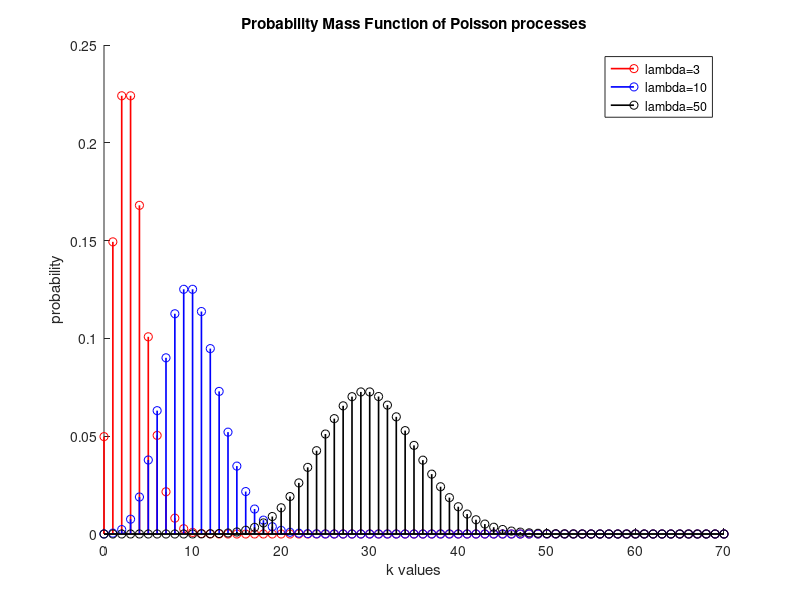
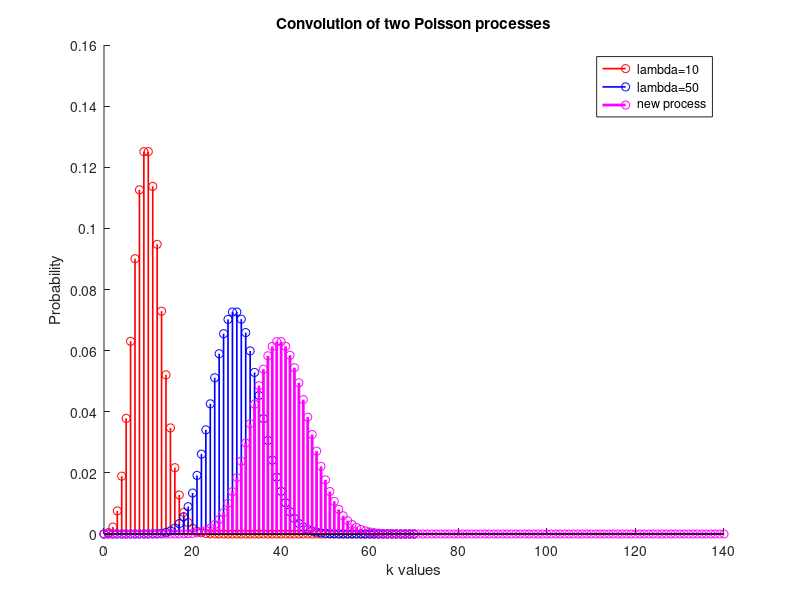
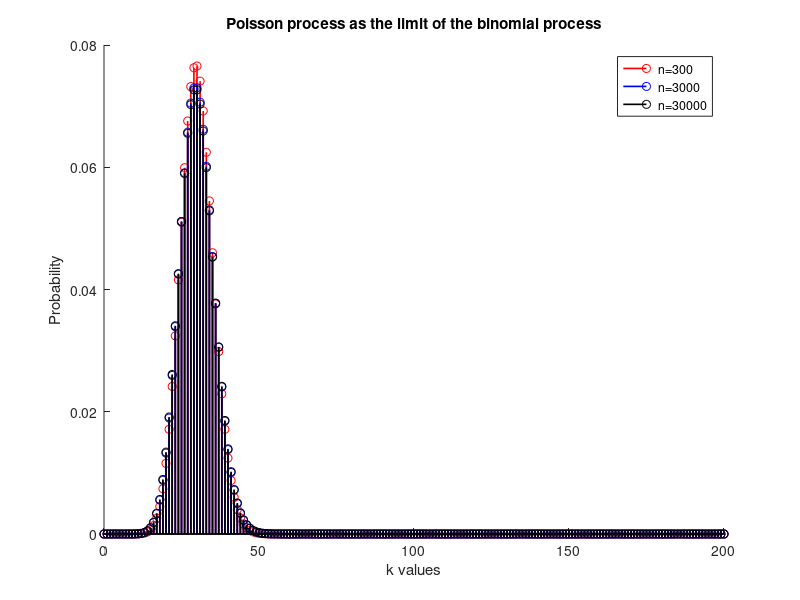

These figures' MATLAB source, in order:
pkg load statistics

clc;
clear all;
close all;

# TASK A: In a common diagram, design the Probability Mass Function of Poisson Distribution
# with lambda parameters 3, 10, 30, 50. In the horizontal axes, choose k parameters 
# between 0 and 70. 

k = 0:1:70;
lambda = [3, 10, 30, 50];
lambda_new = [3, 10, 50];

for i=1:columns(lambda_new)
  poisson(i,:) = poisspdf(k,lambda(i));
endfor

colors = "rbkm";
figure(1);
hold on;
for i=1:columns(lambda_new)
  stem(k,poisson(i,:),colors(i),"linewidth",1.2);
endfor
hold off;

title("Probability Mass Function of Poisson processes");
xlabel("k values");
ylabel("probability");
legend("lambda=3","lambda=10","lambda=50");

# TASK B: regarding the poisson process with parameter lambda 30, compute its mean 
# value and variance

index = find(lambda == 30);
chosen = poisson(index,:);
mean_value = 0;

for i=0:(columns(poisson(index,:))-1)
  p_new = poisson(index, i+1);
  mean_value = mean_value + i.*poisson(index,i+1);
endfor

display("mean value of Poisson with lambda 30 is");
display(mean_value);

second_moment = 0;
for i=0:(columns(poisson(index,:))-1)
  second_moment = second_moment + i.*i.*poisson(index,i+1);
endfor

variance = second_moment - mean_value.^2;
display("Variance of Poisson with lambda 30 is");
display(variance);

# TASK C: consider the convolution of the Poisson distribution with lambda 20 with 
# the Poisson distribution with lambda 30. 

first = find(lambda_new==10);
second = find(lambda_new==50);
poisson_first = poisson(first,:);
poisson_second = poisson(second,:);

composed = conv(poisson_first,poisson_second);
new_k = 0:1:(2*70);

figure(2);
hold on;
stem(k,poisson_first(:),colors(1),"linewidth",1.2);
stem(k,poisson_second(:),colors(2),"linewidth",1.2);
stem(new_k,composed,"mo","linewidth",2);
hold off;
title("Convolution of two Poisson processes");
xlabel("k values");
ylabel("Probability");
legend("lambda=10","lambda=50","new process");

# TASK D: show that Poisson process is the limit of the binomial distribution.
k = 0:1:200;
# Define the desired Poisson Process
lambda = 30;

n = [lambda.*10, lambda.*100, lambda.*1000];
p = lambda./n;

figure(3);

hold on;
for i=1:3
  binomial = binopdf(k,n(i),p(i));
  stem(k,binomial,colors(i),'linewidth',1.2);
endfor
hold off;
title("Poisson process as the limit of the binomial process");
xlabel("k values");
ylabel("Probability");
legend("n=300", "n=3000", "n=30000");